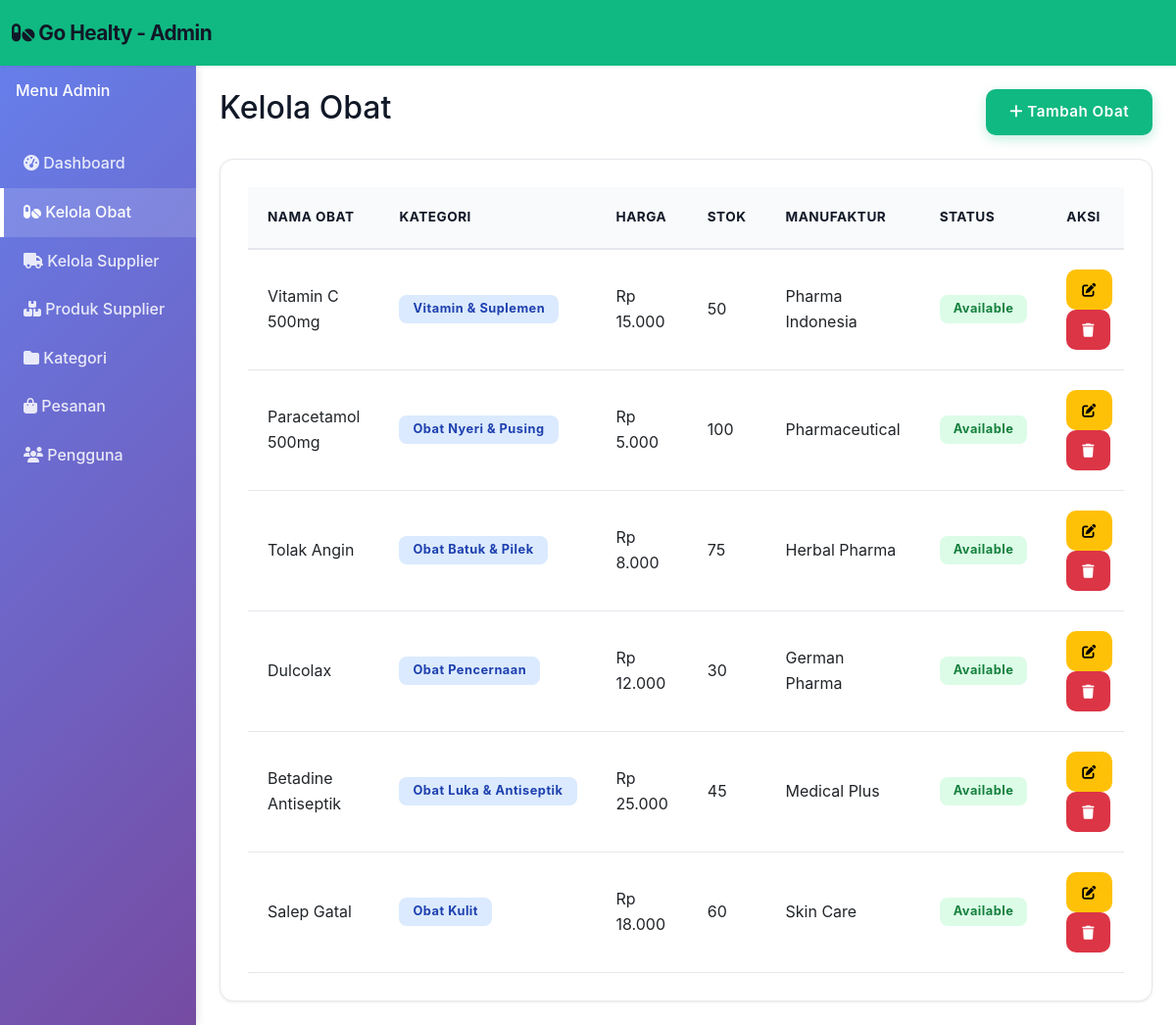
The app's page /admin/medicines.php (signed in) with its own data.
### tables this page shows
CREATE TABLE `medicines` (
  `medicine_id` int(11) NOT NULL,
  `medicine_name` varchar(100) NOT NULL,
  `category_id` int(11) NOT NULL,
  `description` text DEFAULT NULL,
  `composition` varchar(255) DEFAULT NULL,
  `price` decimal(10,2) NOT NULL,
  `stock` int(11) NOT NULL DEFAULT 0,
  `unit` varchar(50) DEFAULT NULL,
  `expiry_date` date DEFAULT NULL,
  `manufacturer` varchar(100) DEFAULT NULL,
  `image` varchar(255) DEFAULT NULL,
  `status` enum('available','unavailable') DEFAULT 'available',
  `created_at` timestamp NOT NULL DEFAULT current_timestamp(),
  `updated_at` timestamp NOT NULL DEFAULT current_timestamp() ON UPDATE current_timestamp(),
  `supplier_id` int(11) DEFAULT NULL
);

CREATE TABLE `categories` (
  `category_id` int(11) NOT NULL,
  `category_name` varchar(100) NOT NULL,
  `description` text DEFAULT NULL,
  `created_at` timestamp NOT NULL DEFAULT current_timestamp(),
  `updated_at` timestamp NOT NULL DEFAULT current_timestamp() ON UPDATE current_timestamp()
);

### includes/config.php (called while the page is built, shortened)
<?php
function formatCurrency($amount) {
    return "Rp " . number_format($amount, 0, ',', '.');
}
?>

### admin/medicines.php (the view, shortened to what this page needs)
<?php
require_once dirname(__FILE__) . '/../includes/config.php';
$medicines = $conn->query("SELECT m.*, c.category_name FROM medicines m
                         JOIN categories c ON m.category_id = c.category_id
                         ORDER BY m.created_at DESC");
?>
<!DOCTYPE html>
<html lang="id">
<head>
    <link href="https://cdn.jsdelivr.net/npm/bootstrap@5.3.0/dist/css/bootstrap.min.css" rel="stylesheet">
    <link rel="stylesheet" href="https://cdnjs.cloudflare.com/ajax/libs/font-awesome/6.4.0/css/all.min.css">
    <link rel="stylesheet" href="<?php echo SITE_URL; ?>assets/css/style.css">
</head>
<body>
    <nav class="navbar navbar-expand-lg navbar-dark bg-primary sticky-top">
        <div class="container-fluid">
            <a class="navbar-brand" href="<?php echo SITE_URL; ?>admin/">
                <i class="fas fa-pills"></i> <?php echo SITE_NAME; ?> - Admin
            </a>
        </div>
    </nav>
    <div class="container-fluid">
        <div class="row">
            <div class="col-md-2 sidebar p-0" style="background: linear-gradient(135deg, #667eea 0%, #764ba2 100%);">
                <div class="text-white p-3">
                    <h6 class="mb-4">Menu Admin</h6>
                </div>
                <ul class="list-unstyled">
                    <li><a href="<?php echo SITE_URL; ?>admin/">
                        <i class="fas fa-tachometer-alt"></i> Dashboard
                    </a></li>
                    <li><a href="<?php echo SITE_URL; ?>admin/medicines.php" class="active">
                        <i class="fas fa-pills"></i> Kelola Obat
                    </a></li>
                    <li><a href="<?php echo SITE_URL; ?>admin/suppliers.php">
                        <i class="fas fa-truck"></i> Kelola Supplier
                    </a></li>
                    <li><a href="<?php echo SITE_URL; ?>admin/manage-supplier-products.php">
                        <i class="fas fa-boxes"></i> Produk Supplier
                    </a></li>
                    <li><a href="<?php echo SITE_URL; ?>admin/categories.php">
                        <i class="fas fa-folder"></i> Kategori
                    </a></li>
                    <li><a href="<?php echo SITE_URL; ?>admin/orders.php">
                        <i class="fas fa-shopping-bag"></i> Pesanan
                    </a></li>
                    <li><a href="<?php echo SITE_URL; ?>admin/users.php">
                        <i class="fas fa-users"></i> Pengguna
                    </a></li>
                </ul>
            </div>
            <div class="col-md-10 p-4">
                <div class="d-flex justify-content-between align-items-center mb-4">
                    <h2>Kelola Obat</h2>
                    <a href="<?php echo SITE_URL; ?>admin/add-medicine.php" class="btn btn-primary">
                        <i class="fas fa-plus"></i> Tambah Obat
                    </a>
                </div>
                <div class="card">
                    <div class="card-body">
                        <div class="table-responsive">
                            <table class="table table-hover">
                                <thead class="table-light">
                                    <tr>
                                        <th>Nama Obat</th>
                                        <th>Kategori</th>
                                        <th>Harga</th>
                                        <th>Stok</th>
                                        <th>Manufaktur</th>
                                        <th>Status</th>
                                        <th>Aksi</th>
                                    </tr>
                                </thead>
                                <tbody>
                                    <?php while ($medicine = $medicines->fetch_assoc()): ?>
                                        <tr>
                                            <td><?php echo htmlspecialchars($medicine['medicine_name']); ?></td>
                                            <td><span class="badge bg-info"><?php echo htmlspecialchars($medicine['category_name']); ?></span></td>
                                            <td><?php echo formatCurrency($medicine['price']); ?></td>
                                            <td><?php echo $medicine['stock']; ?></td>
                                            <td><?php echo htmlspecialchars($medicine['manufacturer'] ?? '-'); ?></td>
                                            <td>
                                                <span class="badge bg-<?php echo $medicine['status'] === 'available' ? 'success' : 'danger'; ?>">
                                                    <?php echo ucfirst($medicine['status']); ?>
                                                </span>
                                            </td>
                                            <td>
                                                <a href="<?php echo SITE_URL; ?>admin/edit-medicine.php?id=<?php echo $medicine['medicine_id']; ?>" class="btn btn-sm btn-warning">
                                                    <i class="fas fa-edit"></i>
                                                </a>
                                                <a href="?delete=<?php echo $medicine['medicine_id']; ?>" class="btn btn-sm btn-danger" onclick="return confirm('Apakah Anda yakin?')">
                                                    <i class="fas fa-trash"></i>
                                                </a>
                                            </td>
                                        </tr>
                                    <?php endwhile; ?>
                                </tbody>
                            </table>
                        </div>
                    </div>
                </div>
            </div>
        </div>
    </div>
</body>
</html>

### assets/css/style.css (style rules this page uses)
:root { --primary-color: #10b981; --primary-dark: #059669; --primary-light: #d1fae5; --secondary-color: #6b7280; --success-color: #10b981; --danger-color: #ef4444; --warning-color: #f59e0b; --info-color: #3b82f6; --light-bg: #f9fafb; --lighter-bg: #f3f4f6; --border-color: #e5e7eb; --text-primary: #111827; --text-secondary: #6b7280; }
* { margin: 0; padding: 0; box-sizing: border-box; }
html, body { height: 100%; }
body { font-family: -apple-system, BlinkMacSystemFont, "Segoe UI", "Helvetica Neue", sans-serif; line-height: 1.6; color: var(--text-primary); background-color: #ffffff; -webkit-font-smoothing: antialiased; -moz-osx-font-smoothing: grayscale; }
.navbar { box-shadow: 0 1px 3px rgba(0, 0, 0, 0.08); padding: 0.75rem 0; background-color: #ffffff; }
.navbar-brand { font-weight: 700; font-size: 1.3rem; color: var(--text-primary) !important; letter-spacing: -0.5px; transition: all 0.3s ease; }
.btn { border-radius: 10px; padding: 0.75rem 1.5rem; font-weight: 600; font-size: 0.95rem; transition: all 0.3s cubic-bezier(0.4, 0, 0.2, 1); border: none; cursor: pointer; letter-spacing: 0.5px; }
.btn-primary { background-color: var(--primary-color); color: #ffffff; box-shadow: 0 4px 12px rgba(16, 185, 129, 0.25); }
.btn-sm { padding: 0.625rem 1rem; font-size: 0.875rem; }
.card { border: 1px solid var(--border-color); border-radius: 14px; box-shadow: 0 1px 3px rgba(0, 0, 0, 0.08); transition: all 0.3s cubic-bezier(0.4, 0, 0.2, 1); overflow: hidden; }
.card-body { padding: 1.75rem; }
.table { border-collapse: collapse; margin-bottom: 0; }
.table thead th { background-color: var(--light-bg); border-bottom: 2px solid var(--border-color); font-weight: 700; color: var(--text-primary); padding: 1.25rem; font-size: 0.85rem; text-transform: uppercase; letter-spacing: 0.5px; }
.table tbody td { border-bottom: 1px solid var(--border-color); padding: 1.25rem; vertical-align: middle; }
.table tbody tr { transition: background-color 0.2s ease; }
.badge { padding: 0.5rem 0.875rem; border-radius: 8px; font-weight: 700; font-size: 0.8rem; letter-spacing: 0.5px; display: inline-block; }
.bg-info { background-color: #dbeafe !important; color: #1e40af !important; }
.bg-success { background-color: #dcfce7 !important; color: #15803d !important; }
.sidebar { background: linear-gradient(135deg, #10b981 0%, #059669 100%); min-height: 100vh; padding-top: 20px; box-shadow: 2px 0 8px rgba(0, 0, 0, 0.1); }
.sidebar a { color: rgba(255, 255, 255, 0.85); text-decoration: none; padding: 12px 20px; display: block; transition: all 0.3s ease; font-weight: 500; border-left: 4px solid transparent; }
.sidebar a:hover, .sidebar a.active { background-color: rgba(255, 255, 255, 0.15); color: #ffffff; border-left-color: #ffffff; padding-left: 20px; }
.bg-primary { background-color: var(--primary-color) !important; }

### records on screen
medicines: medicine_name "Vitamin C 500mg", category.category_name "Vitamin & Suplemen", price "Rp 15.000", stock "50", manufacturer "Pharma Indonesia", status "Available"
medicines: medicine_name "Paracetamol 500mg", category.category_name "Obat Nyeri & Pusing", price "Rp 5.000", stock "100", manufacturer "Pharmaceutical", status "Available"
medicines: medicine_name "Tolak Angin", category.category_name "Obat Batuk & Pilek", price "Rp 8.000", stock "75", manufacturer "Herbal Pharma", status "Available"
medicines: medicine_name "Dulcolax", category.category_name "Obat Pencernaan", price "Rp 12.000", stock "30", manufacturer "German Pharma", status "Available"
medicines: medicine_name "Betadine Antiseptik", category.category_name "Obat Luka & Antiseptik", price "Rp 25.000", stock "45", manufacturer "Medical Plus", status "Available"
medicines: medicine_name "Salep Gatal", category.category_name "Obat Kulit", price "Rp 18.000", stock "60", manufacturer "Skin Care", status "Available"

### other values on screen
SITE_NAME "Go Healty"
